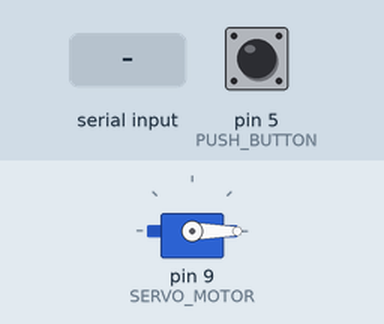
Recording of a sketch running on a simulated Arduino Uno, built with avr-gcc and run on an emulated ATmega328P. Shown: servo. The test bench sets the inputs (shaded band); at power-on: pin 5 (PUSH_BUTTON) HIGH.

Above: at 1.2 s.
1.3 s: "1" received over the second serial link
At 1.8 s:
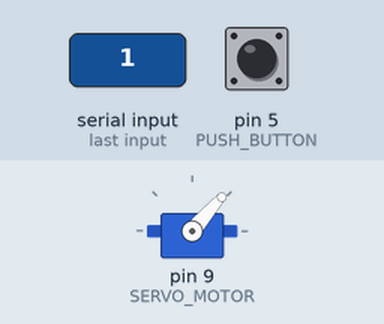
2.8 s: "0" received over the second serial link
At 3.5 s:
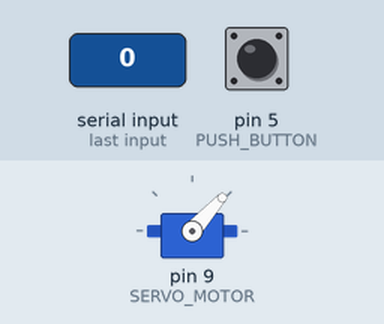
Timing chart, 0 to 5.8 s (numbered marks = the images above; inputs shaded):
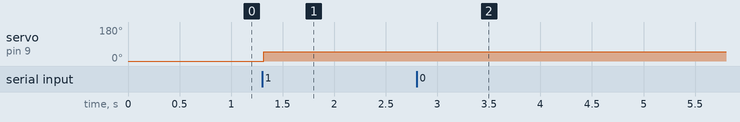

The sketch:

Arduino1.ino
```cpp
//this sketch is to communicate between 2 Mc using UART
//it will control servo motor position based on the incoming value from the other Mc
// it will send Button state to other Mc

//-----LIBRARIES------//
#include <SoftwareSerial.h> // include this library to use external UART communication
#include <Servo.h>   // include this library to control with servo

//----DEFINITIONS-----//
#define SERVO_MOTOR 9 // servo motor connected to pin D9
#define PUSH_BUTTON 5 // push button connected to pin D5
#define UART_TX 2 // PIN D2 will be for UART transmition
#define UART_RX 3 // PIN D3 will be for UART recieve
#define BUTTON_PRESSED LOW
#define BUTTON_RELEASED HIGH

//---INSTANCES----//
SoftwareSerial EVER_Serial(UART_RX, UART_TX); // initialize an instance for Serial comm
Servo EVER_Servo; // initialize an instance for Servo

//---------------//
int servoPosition_current = 0;
int servoPosition_previous = 0;
char buttonState = BUTTON_RELEASED;

void setup() {
  // put your setup code here, to run once:
  EVER_Serial.begin(9600); // setup communication with baud rate 9600
  EVER_Servo.attach(SERVO_MOTOR); // attach servo motor to pin D9
  pinMode(PUSH_BUTTON, INPUT_PULLUP); //connect push button with internal pull up
  pinMode(SERVO_MOTOR, OUTPUT);
  EVER_Servo.write(servoPosition_current);
}

void loop() {
  // put your main code here, to run repeatedly:
  // get servo required position from other Mc
  if (EVER_Serial.available()) {
    servoPosition_current = EVER_Serial.read();
  }
  // check if the servo position need to be changed and to position (0~180)
  if (servoPosition_current != servoPosition_previous) {
    if (servoPosition_current >= 0 && servoPosition_current <= 180) {
      EVER_Servo.write(servoPosition_current);
    }
  }
  servoPosition_previous = servoPosition_current;
  // toggle the led based on the button state sent from other Mc
  if (digitalRead(PUSH_BUTTON) == BUTTON_PRESSED) {
    delay(50);
    if (digitalRead(PUSH_BUTTON) == BUTTON_PRESSED) {
      buttonState = BUTTON_PRESSED;
    }
  } else {
    buttonState = BUTTON_RELEASED;
  }
  EVER_Serial.write(buttonState);
  delay(100);
}
```

Measured:
- after the input at 1.3 s, servo on pin 9 (SERVO_MOTOR): 0° → 49° at once
- after the input at 2.8 s, servo on pin 9 (SERVO_MOTOR): 49° → 48° at once
